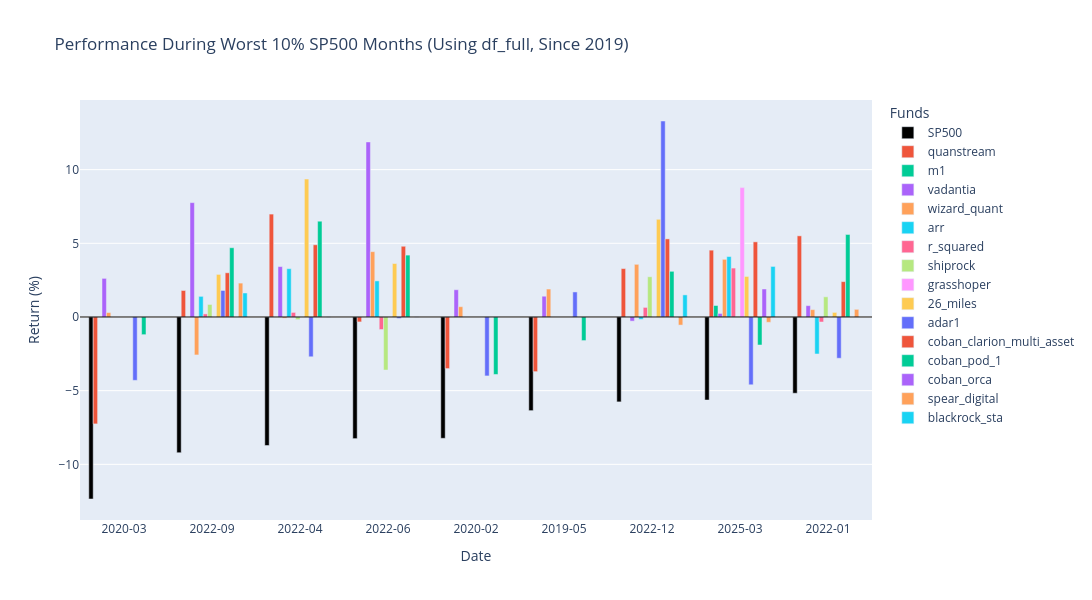
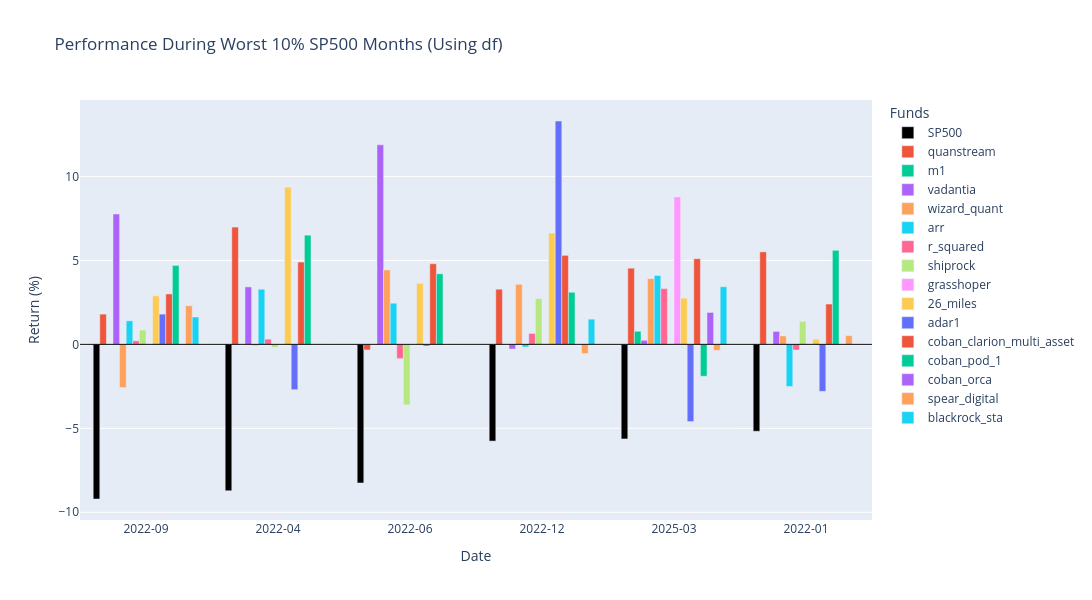

The code cell stored with these charts, in order, in its notebook:
### Code cell
# --- Worst 10% SP500 Months Analysis (All Funds) ---
import plotly.graph_objects as go
import pandas as pd

def plot_worst_sp500_months_interactive(data_df, title_suffix="", start_date=None):
    df_plot = data_df.copy()
    if start_date:
        df_plot = df_plot[df_plot.index >= pd.to_datetime(start_date)]
        
    # Find worst 10% SP500 months
    q10_sp500 = df_plot['sp500'].quantile(0.10)
    worst_months = df_plot[df_plot['sp500'] <= q10_sp500].copy()
    
    # Sort by SP500 returns ascending
    worst_months = worst_months.sort_values(by='sp500', ascending=True)
    
    # Prepare data for plotting
    cols_to_plot = ['sp500'] + [f for f in funds if f in df_plot.columns]
    
    plot_data = worst_months[cols_to_plot].copy()
    plot_data.index = plot_data.index.strftime('%Y-%m') # Format dates for x-axis
    plot_data = plot_data * 100 # Convert to percentage
    
    # Create interactive bar plot with Plotly
    fig = go.Figure()
    
    # Add SP500 first (in black)
    fig.add_trace(go.Bar(
        x=plot_data.index,
        y=plot_data['sp500'],
        name='SP500',
        marker_color='black'
    ))
    
    # Add other funds
    for col in cols_to_plot:
        if col != 'sp500':
            fig.add_trace(go.Bar(
                x=plot_data.index,
                y=plot_data[col],
                name=col
            ))
            
    fig.update_layout(
        title=f'Performance During Worst 10% SP500 Months {title_suffix}',
        xaxis_title='Date',
        yaxis_title='Return (%)',
        barmode='group',
        hovermode='x unified',
        legend_title='Funds',
        height=600,
        width=1200,
        xaxis=dict(
            type='category',
            categoryorder='array',
            categoryarray=plot_data.index
        )
    )
    
    # Add horizontal line at 0
    fig.add_hline(y=0, line_width=1, line_color="black")
    
    fig.show()

# Plot using df_full starting from 2019
plot_worst_sp500_months_interactive(df_full, "(Using df_full, Since 2019)", start_date="2019-01-01")

# Plot using df
plot_worst_sp500_months_interactive(df, "(Using df)")

### Figure 1 — Plotly figure (JSON) as saved in the notebook; plotly's stock layout.template omitted (floating-point values rounded to 4 significant figures)
{"data": [{"marker": {"color": "black"}, "name": "SP500", "type": "bar", "x": ["2020-03", "2022-09", "2022-04", "2022-06", "2020-02", "2019-05", "2022-12", "2025-03", "2022-01"], "y": [-12.35, -9.21, -8.72, -8.254, -8.232, -6.355, -5.761, -5.634, -5.175]}, {"name": "quanstream", "type": "bar", "x": ["2020-03", "2022-09", "2022-04", "2022-06", "2020-02", "2019-05", "2022-12", "2025-03", "2022-01"], "y": [-7.255, 1.799, 6.983, -0.3338, -3.502, -3.709, 3.284, 4.535, 5.507]}, {"name": "m1", "type": "bar", "x": ["2020-03", "2022-09", "2022-04", "2022-06", "2020-02", "2019-05", "2022-12", "2025-03", "2022-01"], "y": [NaN, NaN, NaN, NaN, NaN, NaN, NaN, 0.78, NaN]}, {"name": "vadantia", "type": "bar", "x": ["2020-03", "2022-09", "2022-04", "2022-06", "2020-02", "2019-05", "2022-12", "2025-03", "2022-01"], "y": [2.62, 7.76, 3.42, 11.88, 1.85, 1.41, -0.28, 0.24, 0.77]}, {"name": "wizard_quant", "type": "bar", "x": ["2020-03", "2022-09", "2022-04", "2022-06", "2020-02", "2019-05", "2022-12", "2025-03", "2022-01"], "y": [0.2995, -2.576, -0.07987, 4.433, 0.6988, 1.897, 3.574, 3.913, 0.4992]}, {"name": "arr", "type": "bar", "x": ["2020-03", "2022-09", "2022-04", "2022-06", "2020-02", "2019-05", "2022-12", "2025-03", "2022-01"], "y": [NaN, 1.4, 3.28, 2.45, NaN, NaN, -0.16, 4.1, -2.51]}, {"name": "r_squared", "type": "bar", "x": ["2020-03", "2022-09", "2022-04", "2022-06", "2020-02", "2019-05", "2022-12", "2025-03", "2022-01"], "y": [NaN, 0.21, 0.31, -0.85, NaN, NaN, 0.65, 3.32, -0.34]}, {"name": "shiprock", "type": "bar", "x": ["2020-03", "2022-09", "2022-04", "2022-06", "2020-02", "2019-05", "2022-12", "2025-03", "2022-01"], "y": [NaN, 0.85, -0.18, -3.6, NaN, NaN, 2.73, 0.02, 1.37]}, {"name": "grasshoper", "type": "bar", "x": ["2020-03", "2022-09", "2022-04", "2022-06", "2020-02", "2019-05", "2022-12", "2025-03", "2022-01"], "y": [NaN, NaN, NaN, NaN, NaN, NaN, NaN, 8.78, NaN]}, {"name": "26_miles", "type": "bar", "x": ["2020-03", "2022-09", "2022-04", "2022-06", "2020-02", "2019-05", "2022-12", "2025-03", "2022-01"], "y": [NaN, 2.89, 9.36, 3.63, NaN, NaN, 6.63, 2.75, 0.31]}, {"name": "adar1", "type": "bar", "x": ["2020-03", "2022-09", "2022-04", "2022-06", "2020-02", "2019-05", "2022-12", "2025-03", "2022-01"], "y": [-4.3, 1.8, -2.7, -0.1, -4.0, 1.7, 13.3, -4.6, -2.8]}, {"name": "coban_clarion_multi_asset", "type": "bar", "x": ["2020-03", "2022-09", "2022-04", "2022-06", "2020-02", "2019-05", "2022-12", "2025-03", "2022-01"], "y": [NaN, 3.0, 4.9, 4.8, NaN, NaN, 5.3, 5.1, 2.4]}, {"name": "coban_pod_1", "type": "bar", "x": ["2020-03", "2022-09", "2022-04", "2022-06", "2020-02", "2019-05", "2022-12", "2025-03", "2022-01"], "y": [-1.2, 4.7, 6.5, 4.2, -3.9, -1.6, 3.1, -1.9, 5.6]}, {"name": "coban_orca", "type": "bar", "x": ["2020-03", "2022-09", "2022-04", "2022-06", "2020-02", "2019-05", "2022-12", "2025-03", "2022-01"], "y": [NaN, NaN, NaN, NaN, NaN, NaN, NaN, 1.9, NaN]}, {"name": "spear_digital", "type": "bar", "x": ["2020-03", "2022-09", "2022-04", "2022-06", "2020-02", "2019-05", "2022-12", "2025-03", "2022-01"], "y": [NaN, 2.3, 0.0, 0.0, NaN, NaN, -0.55, -0.36, 0.52]}, {"name": "blackrock_sta", "type": "bar", "x": ["2020-03", "2022-09", "2022-04", "2022-06", "2020-02", "2019-05", "2022-12", "2025-03", "2022-01"], "y": [NaN, 1.63, NaN, NaN, NaN, NaN, 1.5, 3.43, NaN]}], "layout": {"barmode": "group", "height": 600, "hovermode": "x unified", "legend": {"title": {"text": "Funds"}}, "shapes": [{"line": {"color": "black", "width": 1}, "type": "line", "x0": 0, "x1": 1, "xref": "x domain", "y0": 0, "y1": 0, "yref": "y"}], "title": {"text": "Performance During Worst 10% SP500 Months (Using df_full, Since 2019)"}, "width": 1200, "xaxis": {"categoryarray": ["2020-03", "2022-09", "2022-04", "2022-06", "2020-02", "2019-05", "2022-12", "2025-03", "2022-01"], "categoryorder": "array", "title": {"text": "Date"}, "type": "category"}, "yaxis": {"title": {"text": "Return (%)"}}}}

### Figure 2 — Plotly figure (JSON) as saved in the notebook; plotly's stock layout.template omitted (floating-point values rounded to 4 significant figures)
{"data": [{"marker": {"color": "black"}, "name": "SP500", "type": "bar", "x": ["2022-09", "2022-04", "2022-06", "2022-12", "2025-03", "2022-01"], "y": [-9.21, -8.72, -8.254, -5.761, -5.634, -5.175]}, {"name": "quanstream", "type": "bar", "x": ["2022-09", "2022-04", "2022-06", "2022-12", "2025-03", "2022-01"], "y": [1.799, 6.983, -0.3338, 3.284, 4.535, 5.507]}, {"name": "m1", "type": "bar", "x": ["2022-09", "2022-04", "2022-06", "2022-12", "2025-03", "2022-01"], "y": [NaN, NaN, NaN, NaN, 0.78, NaN]}, {"name": "vadantia", "type": "bar", "x": ["2022-09", "2022-04", "2022-06", "2022-12", "2025-03", "2022-01"], "y": [7.76, 3.42, 11.88, -0.28, 0.24, 0.77]}, {"name": "wizard_quant", "type": "bar", "x": ["2022-09", "2022-04", "2022-06", "2022-12", "2025-03", "2022-01"], "y": [-2.576, -0.07987, 4.433, 3.574, 3.913, 0.4992]}, {"name": "arr", "type": "bar", "x": ["2022-09", "2022-04", "2022-06", "2022-12", "2025-03", "2022-01"], "y": [1.4, 3.28, 2.45, -0.16, 4.1, -2.51]}, {"name": "r_squared", "type": "bar", "x": ["2022-09", "2022-04", "2022-06", "2022-12", "2025-03", "2022-01"], "y": [0.21, 0.31, -0.85, 0.65, 3.32, -0.34]}, {"name": "shiprock", "type": "bar", "x": ["2022-09", "2022-04", "2022-06", "2022-12", "2025-03", "2022-01"], "y": [0.85, -0.18, -3.6, 2.73, 0.02, 1.37]}, {"name": "grasshoper", "type": "bar", "x": ["2022-09", "2022-04", "2022-06", "2022-12", "2025-03", "2022-01"], "y": [NaN, NaN, NaN, NaN, 8.78, NaN]}, {"name": "26_miles", "type": "bar", "x": ["2022-09", "2022-04", "2022-06", "2022-12", "2025-03", "2022-01"], "y": [2.89, 9.36, 3.63, 6.63, 2.75, 0.31]}, {"name": "adar1", "type": "bar", "x": ["2022-09", "2022-04", "2022-06", "2022-12", "2025-03", "2022-01"], "y": [1.8, -2.7, -0.1, 13.3, -4.6, -2.8]}, {"name": "coban_clarion_multi_asset", "type": "bar", "x": ["2022-09", "2022-04", "2022-06", "2022-12", "2025-03", "2022-01"], "y": [3.0, 4.9, 4.8, 5.3, 5.1, 2.4]}, {"name": "coban_pod_1", "type": "bar", "x": ["2022-09", "2022-04", "2022-06", "2022-12", "2025-03", "2022-01"], "y": [4.7, 6.5, 4.2, 3.1, -1.9, 5.6]}, {"name": "coban_orca", "type": "bar", "x": ["2022-09", "2022-04", "2022-06", "2022-12", "2025-03", "2022-01"], "y": [NaN, NaN, NaN, NaN, 1.9, NaN]}, {"name": "spear_digital", "type": "bar", "x": ["2022-09", "2022-04", "2022-06", "2022-12", "2025-03", "2022-01"], "y": [2.3, 0.0, 0.0, -0.55, -0.36, 0.52]}, {"name": "blackrock_sta", "type": "bar", "x": ["2022-09", "2022-04", "2022-06", "2022-12", "2025-03", "2022-01"], "y": [1.63, NaN, NaN, 1.5, 3.43, NaN]}], "layout": {"barmode": "group", "height": 600, "hovermode": "x unified", "legend": {"title": {"text": "Funds"}}, "shapes": [{"line": {"color": "black", "width": 1}, "type": "line", "x0": 0, "x1": 1, "xref": "x domain", "y0": 0, "y1": 0, "yref": "y"}], "title": {"text": "Performance During Worst 10% SP500 Months (Using df)"}, "width": 1200, "xaxis": {"categoryarray": ["2022-09", "2022-04", "2022-06", "2022-12", "2025-03", "2022-01"], "categoryorder": "array", "title": {"text": "Date"}, "type": "category"}, "yaxis": {"title": {"text": "Return (%)"}}}}
